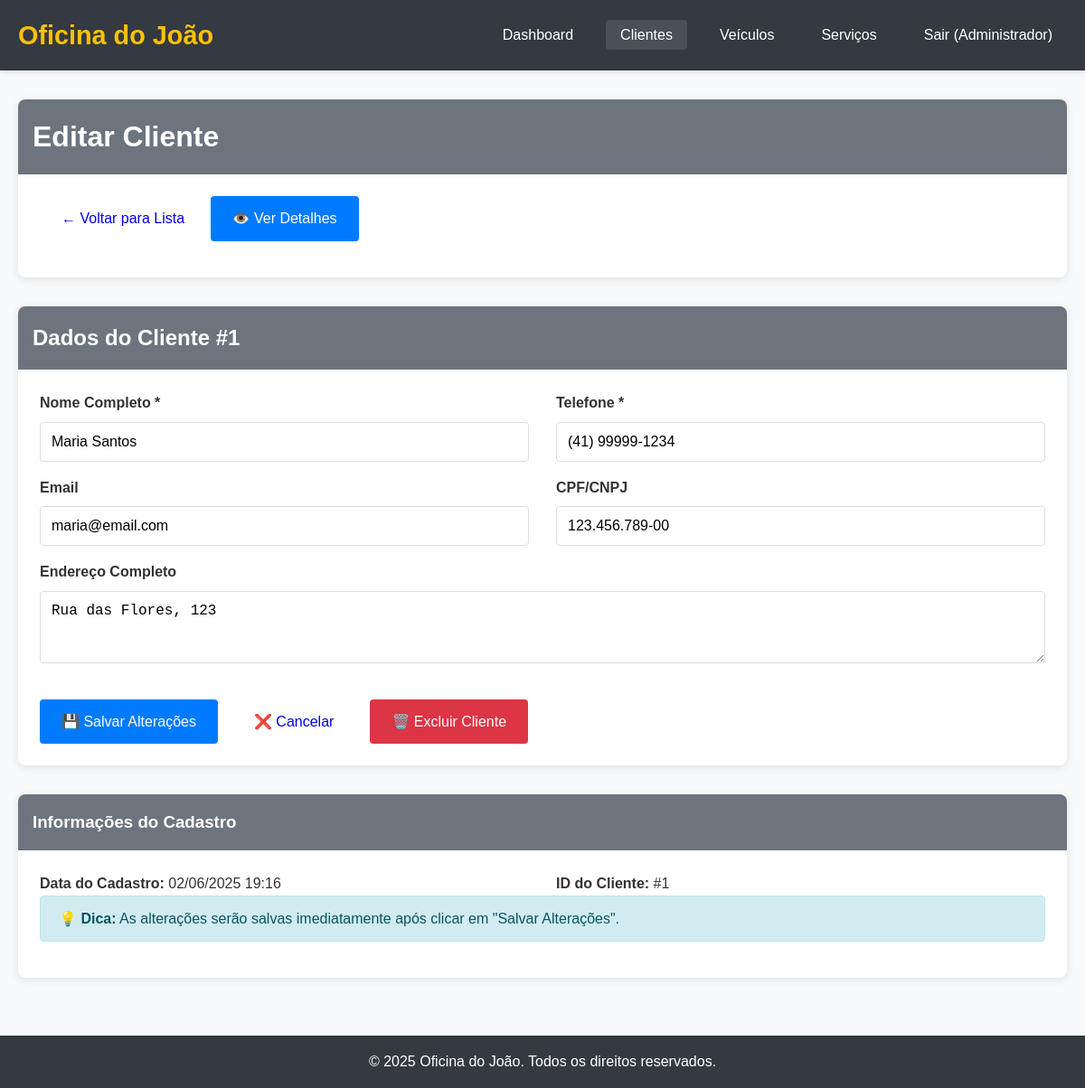
The app's page /public/?page=clientes&action=edit&id=1 (signed in) with its own data.
### tables this page shows
CREATE TABLE clientes (
    id INT PRIMARY KEY AUTO_INCREMENT,
    nome VARCHAR(100) NOT NULL,
    telefone VARCHAR(20) NOT NULL,
    email VARCHAR(100),
    endereco TEXT,
    cpf_cnpj VARCHAR(18),
    created_at TIMESTAMP DEFAULT CURRENT_TIMESTAMP
);

### config/Database.php (called while the page is built, shortened)
<?php
class Database {
    private $host = 'localhost';
    private $db_name = 'oficina_db';
    private $username = 'root';
    private $password = '';
    public function getConnection() {
        $this->conn = null;
        try {
            $this->conn = new PDO(
                "mysql:host=" . $this->host . ";dbname=" . $this->db_name,
                $this->username,
                $this->password
            );
            $this->conn->setAttribute(PDO::ATTR_ERRMODE, PDO::ERRMODE_EXCEPTION);
            $this->conn->setAttribute(PDO::ATTR_DEFAULT_FETCH_MODE, PDO::FETCH_ASSOC);
            $this->conn->exec("set names utf8");
        } catch(PDOException $exception) {
            echo "Erro na conexão: " . $exception->getMessage();
            die();
        }
        return $this->conn;
    }
}
function getDB() {
    $database = new Database();
    return $database->getConnection();
}
?>

### app/Models/Cliente.php (called while the page is built, shortened)
<?php
class Cliente {
    private $db;
    public function __construct() {
        $this->db = getDB();
    }
    public function getById($id) {
        try {
            $sql = "SELECT * FROM clientes WHERE id = ?";
            $stmt = $this->db->prepare($sql);
            $stmt->execute([$id]);
            return $stmt->fetch();
        } catch(PDOException $e) {
            return false;
        }
    }
}
?>

### app/Views/clientes/edit.php (the view, shortened to what this page needs)
<div class="card">
    <div class="card-header">
        <h1>Editar Cliente</h1>
    </div>
    <div class="card-body">
        <nav style="margin-bottom: 1rem;">
            <a href="?page=clientes" class="btn btn-secondary">← Voltar para Lista</a>
            <a href="?page=clientes&action=view&id=<?= $cliente['id'] ?>" class="btn btn-primary">👁️ Ver Detalhes</a>
        </nav>
    </div>
</div>
<div class="card">
    <div class="card-header">
        <h2>Dados do Cliente #<?= $cliente['id'] ?></h2>
    </div>
    <div class="card-body">
        <form method="POST">
            <div class="row">
                <div class="col-md-6">
                    <div class="form-group">
                        <label for="nome">Nome Completo *</label>
                        <input type="text" class="form-control" id="nome" name="nome"
                               value="<?= htmlspecialchars($cliente['nome']) ?>" required>
                    </div>
                </div>
                <div class="col-md-6">
                    <div class="form-group">
                        <label for="telefone">Telefone *</label>
                        <input type="tel" class="form-control" id="telefone" name="telefone"
                               value="<?= htmlspecialchars($cliente['telefone']) ?>"
                               placeholder="(41) 99999-9999" required>
                    </div>
                </div>
            </div>
            <div class="row">
                <div class="col-md-6">
                    <div class="form-group">
                        <label for="email">Email</label>
                        <input type="email" class="form-control" id="email" name="email"
                               value="<?= htmlspecialchars($cliente['email'] ?? '') ?>"
                               placeholder="cliente@email.com">
                    </div>
                </div>
                <div class="col-md-6">
                    <div class="form-group">
                        <label for="cpf_cnpj">CPF/CNPJ</label>
                        <input type="text" class="form-control" id="cpf_cnpj" name="cpf_cnpj"
                               value="<?= htmlspecialchars($cliente['cpf_cnpj'] ?? '') ?>"
                               placeholder="000.000.000-00 ou 00.000.000/0000-00">
                    </div>
                </div>
            </div>
            <div class="form-group">
                <label for="endereco">Endereço Completo</label>
                <textarea class="form-control" id="endereco" name="endereco" rows="3"
                          placeholder="Rua, número, bairro, cidade - CEP"><?= htmlspecialchars($cliente['endereco'] ?? '') ?></textarea>
            </div>
            <div style="display: flex; gap: 1rem; margin-top: 2rem;">
                <button type="submit" class="btn btn-primary">
                    💾 Salvar Alterações
                </button>
                <a href="?page=clientes&action=view&id=<?= $cliente['id'] ?>" class="btn btn-secondary">
                    ❌ Cancelar
                </a>
                <a href="?page=clientes&action=delete&id=<?= $cliente['id'] ?>" class="btn btn-danger"
                   onclick="return confirm('Tem certeza que deseja excluir este cliente?')">
                    🗑️ Excluir Cliente
                </a>
            </div>
        </form>
    </div>
</div>
<div class="card">
    <div class="card-header">
        <h3>Informações do Cadastro</h3>
    </div>
    <div class="card-body">
        <div class="row">
            <div class="col-md-6">
                <p><strong>Data do Cadastro:</strong> <?= date('d/m/Y H:i', strtotime($cliente['created_at'])) ?></p>
            </div>
            <div class="col-md-6">
                <p><strong>ID do Cliente:</strong> #<?= $cliente['id'] ?></p>
            </div>
        </div>
        <div class="alert alert-info">
            <strong>💡 Dica:</strong> As alterações serão salvas imediatamente após clicar em "Salvar Alterações".
        </div>
    </div>
</div>

### public/css/style.css (style rules this page uses)
* { margin: 0; padding: 0; box-sizing: border-box; }
body { font-family: Arial, sans-serif; line-height: 1.6; color: #333; background-color: #f8f9fa; }
.card { background: white; border-radius: 8px; box-shadow: 0 2px 10px rgba(0,0,0,0.1); margin-bottom: 2rem; overflow: hidden; }
.card-header { background-color: #6c757d; color: white; padding: 1rem; font-weight: bold; }
.card-body { padding: 1.5rem; }
.form-group { margin-bottom: 1rem; }
.form-group label { display: block; margin-bottom: 0.5rem; font-weight: bold; }
.form-control { width: 100%; padding: 0.75rem; border: 1px solid #ddd; border-radius: 4px; font-size: 1rem; }
.btn { display: inline-block; padding: 0.75rem 1.5rem; border: none; border-radius: 4px; text-decoration: none; text-align: center; cursor: pointer; font-size: 1rem; transition: all 0.3s; }
.btn-primary { background-color: #007bff; color: white; }
.btn-danger { background-color: #dc3545; color: white; }
.alert { padding: 0.75rem 1.25rem; margin-bottom: 1rem; border: 1px solid transparent; border-radius: 4px; }
.alert-info { color: #0c5460; background-color: #d1ecf1; border-color: #bee5eb; }
.row { display: flex; flex-wrap: wrap; margin: 0 -15px; }
.col-md-6 { flex: 0 0 50%; max-width: 50%; padding: 0 15px; }

### records on screen
clientes: id "1", nome "Maria Santos", telefone "(41) 99999-1234", email "maria@email.com", cpf_cnpj "123.456.789-00", endereco "Rua das Flores, 123", created_at "02/06/2025 19:16"

### other values on screen
APP_NAME "Oficina do João"
$_SESSION['usuario_nome'] "Administrador"
